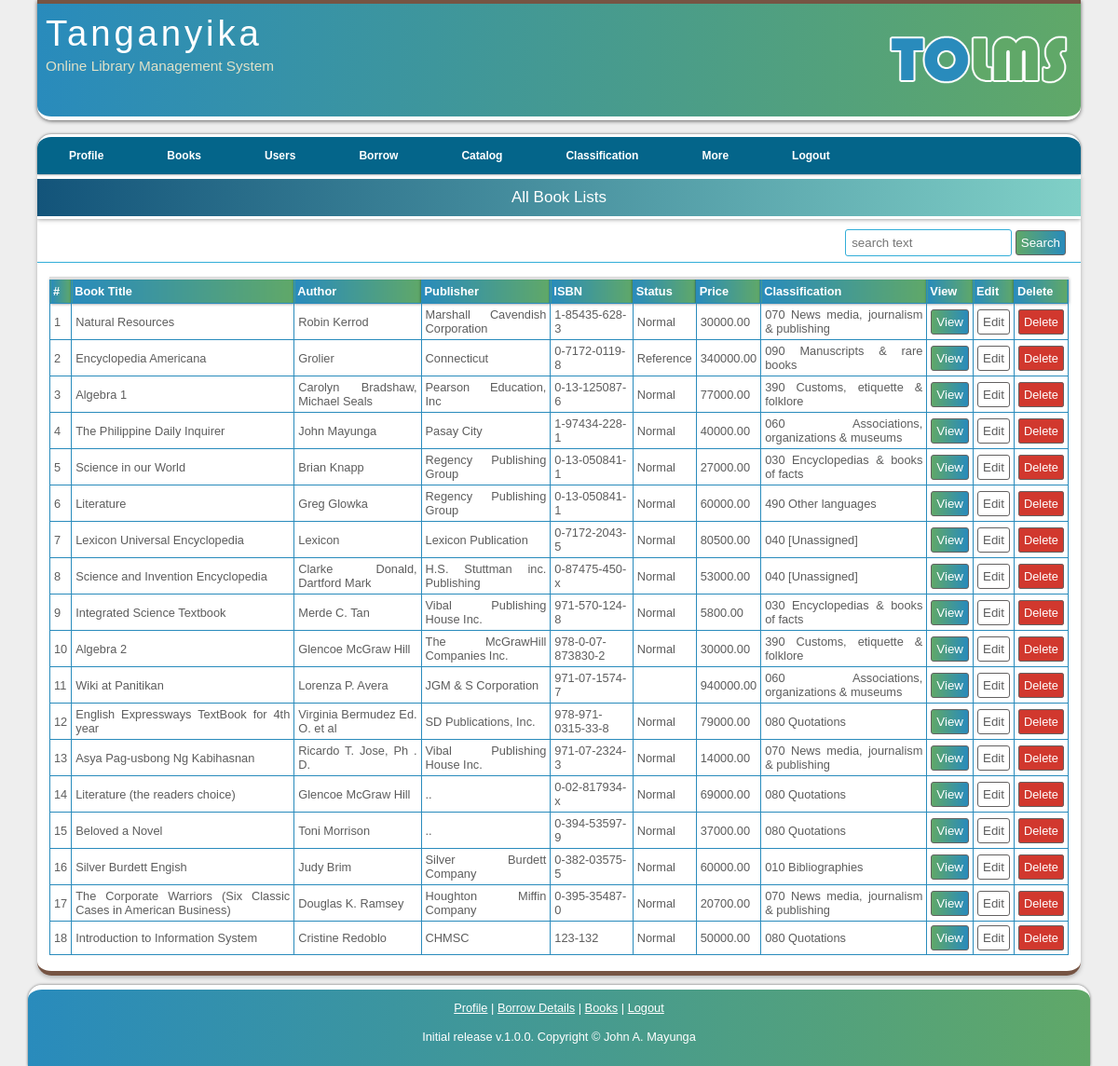
Screenshot of /viewBooks.php (signed in) with the database file from the repository.
### tables this page shows
CREATE TABLE `books` (
  `bookID` int(11) NOT NULL,
  `bookTitle` varchar(100) NOT NULL,
  `author` varchar(50) NOT NULL,
  `bookPub` varchar(100) NOT NULL,
  `pages` varchar(40) NOT NULL,
  `ISBN` varchar(50) NOT NULL,
  `copyrightYear` int(11) NOT NULL,
  `dateReceived` datetime NOT NULL,
  `dateAdded` datetime NOT NULL,
  `status` enum('Normal','Reference') NOT NULL DEFAULT 'Normal',
  `price` decimal(10,2) NOT NULL,
  `classID` int(50) NOT NULL
);

CREATE TABLE `classification` (
  `classID` int(11) NOT NULL,
  `deweyNo` varchar(5) NOT NULL,
  `className` varchar(50) DEFAULT NULL
);

### AppRoot/init.inc.php (called while the page is built, shortened)
<?php
$host = 'localhost';
$user = 'atchosti_tolms';
$password = 'MayungaPassword';
$database = 'atchosti_tolms';
$link = mysqli_connect($host, $user, $password, $database );
if(isset($_SESSION['userID'])){
    $sessionULe           = $_SESSION['uLevel'];
}
require_once ('AppRoot/Functions/functions.php');
require_once ('AppRoot/Functions/viewFunctions.php');

### AppRoot/Functions/viewFunctions.php (called while the page is built, shortened)
<?php
function viewBooks($status = '', $filter = ''){
    global $link;
    $query          = "SELECT * FROM books WHERE bookID <> '' ";
    $queryresult = mysqli_query($link, $query);
    return $queryresult;
}
function getClassificationFromID($classID){
    global $link;
    $classID = secureText(checkValue($classID, 'Classification is empty!'));
    $result = mysqli_query($link, "SELECT * FROM classification where classID = '{$classID}'");
    if($result){
        $row = mysqli_fetch_assoc($result);
        $classification = $row['deweyNo'] . " " . $row['className'];
        return $classification;
    }
}

### AppRoot/Functions/functions.php (called while the page is built, shortened)
<?php
function secureText ($text) {
    global $link;
    $string = trim ($text);
    $securedString = mysqli_real_escape_string ($link, $string);
    return $securedString;
}
function checkValue($value, $message){
    return $value;
}

### viewBooks.php (the view, shortened to what this page needs)
<?php
include('AppRoot/init.inc.php');
$filter = ''; $status = '';
?>
<!DOCTYPE HTML>
<html>
    <?php require_once 'AppRoot/Includes/head.inc';?>
    <body>
      <div id="main">
          <?php include 'AppRoot/Includes/header.inc'; ?>
          <?php include 'AppRoot/Includes/navigation.inc'; ?>
        <div id="site_content">
            <div class="my-title">All Book Lists</div>
            <?php include('AppRoot/Includes/searchForm.inc'); ?>
            <div class="contents-manage">
                <table class="data-table">
                    <tr>
                       <th>#</th><th>Book Title</th><th>Author</th><th>Publisher</th><th>ISBN</th><th>Status</th><th>Price</th><th>Classification</th><th>View</th>
                       <?php if($sessionULe == 'Admin' || $sessionULe == 'Librarian') : ?>
                       <th>Edit</th>
                       <th>Delete</th>
                       <?php endif; ?>
                    </tr>
                        <tbody>
                        <?php
                        $number = 1;
                        foreach (viewBooks($status, $filter) as $user) :
                            extract($user);
                        ?>
                            <tr>
                                <td><?= $number; ?></td>
                                <td><?= $bookTitle; ?></td>
                                <td><?= $author; ?></td>
                                <td><?= $bookPub; ?></td>
                                <td><?= $ISBN; ?></td>
                                <td><?= $status; ?></td>
                                <td><?= $price; ?></td>
                                <td><?= getClassificationFromID($classID); ?></td>
                                <td>
                                    <form action="viewBook.php" method="POST">
                                        <input type="submit" class="control-button view" name="viewFullBook" value="View"/>
                                    </form>
                                </td>
                                <?php if($sessionULe == 'Admin' || $sessionULe == 'Librarian') : ?>
                                <td>
                                    <form action="manageBook.php" method="POST">
                                        <input type="submit" class="control-button edit" name="editBook" value="Edit"/>
                                    </form>
                                </td>
                                <td>
                                    <a href="viewBooks.php?deleteBook=<?=$bookID ?>" OnClick="return confirm('Are you sure you want to delete this book <?= $bookTitle ;?> ?')" class="control-button delete" >Delete</a>
                                </td>
                                <?php endif; ?>
                            </tr>
                        <?php
                            $number ++;
                            endforeach;
                        ?>
                        </tbody>
                    </table>
                </div>
            </div>
        </div>
        <?php include 'AppRoot/Includes/footer.inc'; ?>
    </body>
</html>

### AppRoot/Includes/head.inc (shortened to what this page needs)
<head>
    <link rel="stylesheet" type="text/css" href="AppRoot/Assets/CSS/styles.css" />
    <link rel="stylesheet" type="text/css" href="AppRoot/Assets/CSS/vendors/pikaday.css" />
</head>

### AppRoot/Includes/header.inc
<div id="header">
    <div id="logo">
        <div id="logo_text">
            <h1><a href="index.php">Tanganyika<span class="logo_colour"></span></a></h1>
            <h2>Online Library Management System</h2>
        </div>
    </div>
    <div id="image-logo">
        <img src="AppRoot/Assets/Img/tolmslogo.png">
    </div>
</div>

### AppRoot/Includes/navigation.inc (shortened to what this page needs)
<div id="navigation_wrap">
    <ul class="rad_top">
      <li class="rad_lt"><a href="profile.php">Profile</a></li>
       <?php if($sessionULe != 'Blocked') : ?>
      <li><a href="#">Books</a>
      </li>
      <?php if($sessionULe == 'Admin' || $sessionULe == 'Librarian') : ?>
        <li><a href="#">Users</a>
        </li>
      <?php endif; ?>
      <li><a href="#">Borrow</a>
      </li>
      <li><a href="#">Catalog</a>
      </li>
      <?php if($sessionULe == 'Admin' || $sessionULe == 'Librarian') : ?>
      <li><a href="#">Classification</a>
      </li>
      <?php endif; ?>
      <?php endif; ?>
      <li><a href="#">More</a>
      </li>
      <li><a href="logout.php">Logout</a></li>
    </ul>
</div>

### AppRoot/Includes/searchForm.inc
<div class="my-filter">
    <form action="<?php echo $_SERVER['PHP_SELF']; ?>" method="POST">
        <div class="right-float">
            <input type="text" name="filter" class="select-input" autocomplete="off" placeholder="search text">
            <input type="submit" class="control-button view" value="Search" name="search">
        </div>
    </form>
</div>

### AppRoot/Includes/footer.inc
<div id="footer">
    <p><a href="profile.php">Profile</a> | <a href="viewBorrowDetails.php">Borrow Details</a> | <a href="viewBooks.php">Books</a> | <a href="logout.php">Logout</a></p>
    <p>Initial release v.1.0.0. Copyright &copy; John A. Mayunga</p>
</div>

### AppRoot/Assets/CSS/styles.css (style rules this page uses)
* { margin: 0; padding: 0; }
body { font: normal .80em 'trebuchet ms', arial, sans-serif; background: #eee; color: #5D5D5D; text-align: justify; }
p { padding: 0 0 12px 0; line-height: 1.5em; text-align: justify; }
h1, h2, h3, h4, h5, h6 { font: normal 175% 'century gothic', arial, sans-serif; color: #43423F; margin: 0 0 15px 0; padding: 5px 0 5px 0; }
h2 { font: normal 175% 'century gothic', arial, sans-serif; color: #B60000; padding: 15px 0 5px 0; }
a, a:hover { background: transparent; text-decoration: underline; color: #51A9FB; }
#main { max-width: 1120px; padding: 0 20px 0 20px; margin: 0 auto 10px auto; }
#header { max-width: 1120px; height: 121px; background: linear-gradient(to right, #298BBC, #60A868); border-bottom: 4px solid #ffffff; border-top: 4px solid #765443; border-radius: 0 0 15px 15px; box-shadow: 0 1px 4px rgba(0,0,0,.6); }
#logo { width: 70%; float: left; position: relative; height: 100px; background: transparent; padding: 10px 0 10px 0; }
#logo h1, #logo h2 { font: normal 300% 'century gothic', arial, sans-serif; border-bottom: 0; text-transform: none; margin: 0 0 0 9px; }
#logo_text h1, #logo_text h1 a, #logo_text h1 a:hover { padding: 0px 0 0 0; color: #fff; letter-spacing: 0.1em; text-decoration: none; }
#logo_text h2 { font-size: 120%; padding: 4px 0 0 0; color: #DFE1C8; }
#image-logo { float: right; width: 20%; padding: 10px; }
#image-logo img { float: right; width: 200px; }
#navigation_wrap { max-width: 1120px; margin-top: 15px; }
.rad_top { border-radius: 15px 15px 0 0; border-top: 3px solid #ffffff; box-shadow: 0 0 3px rgba(0,0,0,.6); }
#navigation_wrap>ul { width: 100%; }
#navigation_wrap ul { background-color: #04658A; list-style: none; position: relative; float: left; margin: 0; padding: 0; }
#navigation_wrap ul a { display: block; color: #fff; text-decoration: none; font-weight: 700; font-size: 12px; line-height: 32px; padding: 4px 34px; }
#navigation_wrap ul li { position:relative; float:left; margin:0; padding:0; list-style:none; }
#site_content { width: 100%; min-height: 480px; overflow: hidden; padding: 0px; background: #fff; border-top: 5px solid #fff; border-bottom: 5px solid #765443;; border-radius: 0 0 15px 15px; color: #5D5D5D; box-shadow: 0 2px 5px 0 rgba(0,0,0,.26); margin-bottom: 10px; }
.my-title { padding: 10px; background: linear-gradient(to right, #13547a, #80d0c7); border-bottom: 3px solid #fff; color: #fff; font-size: 17px; margin-bottom: 5px; text-align: center; box-shadow: 0 0 5px rgba(0,0,0,.5); }
.contents-manage { padding: 15px 13px 17px 13px; }
.my-filter { padding: 6px 16px; border-bottom: 1px solid #32aed8; overflow: hidden; }
.right-float { float: right; right: 0; text-align:right; }
.select-input { padding: 6px; border-radius: 3px; border: 1px solid #32aed8; max-width: 165px }
.control-button { padding: 5px; border: 1px solid #636161; border-radius: 3px; color: #fff; text-decoration: none; outline: none; }
.delete { background-color: #d1382e; }
.edit { background-color: #fff; color: #5D5D5D; }
.view { background: linear-gradient(to right, #60A868, #298BBC); }
table { border-collapse: collapse; }
.data-table { border-top: 3px solid #ddd; width: 100%; }
.data-table th, .data-table td { vertical-align: middle; border: 1px solid #298BBC; }
.data-table th { background: linear-gradient(to right, #298BBC, #60A868); padding: 5px 3px; color: #fff; box-shadow: 0 0 3px rgba(0,0,0,.5); }
.data-table td { padding: 4px; }
#footer { max-width: 1120px; padding: 10px; margin: 0 auto; border-top: 5px solid #ffffff; border-radius: 15px 15px 0 0; color: #FFF; background: linear-gradient(to right, #298BBC, #60A868); box-shadow: 0 0 3px rgba(0,0,0,.6); }
#footer p { text-align: center !important; }
#footer a, #footer a:hover { color: #FFF; text-decoration: underline; }

### rows the page displays
books: bookTitle "Natural Resources", author "Robin Kerrod", bookPub "Marshall Cavendish Corporation", ISBN "1-85435-628-3", status "Normal", price "30000.00", classID.className "070 News media, journalism & publishing"
books: bookTitle "Encyclopedia Americana", author "Grolier", bookPub "Connecticut", ISBN "0-7172-0119-8", status "Reference", price "340000.00", classID.className "090 Manuscripts & rare books"
books: bookTitle "Algebra 1", author "Carolyn Bradshaw, Michael Seals", bookPub "Pearson Education, Inc", ISBN "0-13-125087-6", status "Normal", price "77000.00", classID.className "390 Customs, etiquette & folklore"
books: bookTitle "The Philippine Daily Inquirer", author "John Mayunga", bookPub "Pasay City", ISBN "1-97434-228-1", status "Normal", price "40000.00", classID.className "060 Associations, organizations & museums"
books: bookTitle "Science in our World", author "Brian Knapp", bookPub "Regency Publishing Group", ISBN "0-13-050841-1", status "Normal", price "27000.00", classID.className "030 Encyclopedias & books of facts"
books: bookTitle "Literature", author "Greg Glowka", bookPub "Regency Publishing Group", ISBN "0-13-050841-1", status "Normal", price "60000.00", classID.className "490 Other languages"
books: bookTitle "Lexicon Universal Encyclopedia", author "Lexicon", bookPub "Lexicon Publication", ISBN "0-7172-2043-5", status "Normal", price "80500.00", classID.className "040 [Unassigned]"
books: bookTitle "Science and Invention Encyclopedia", author "Clarke Donald, Dartford Mark", bookPub "H.S. Stuttman inc. Publishing", ISBN "0-87475-450-x", status "Normal", price "53000.00", classID.className "040 [Unassigned]"
books: bookTitle "Integrated Science Textbook", author "Merde C. Tan", bookPub "Vibal Publishing House Inc.", ISBN "971-570-124-8", status "Normal", price "5800.00", classID.className "030 Encyclopedias & books of facts"
books: bookTitle "Algebra 2", author "Glencoe McGraw Hill", bookPub "The McGrawHill Companies Inc.", ISBN "978-0-07-873830-2", status "Normal", price "30000.00", classID.className "390 Customs, etiquette & folklore"
books: bookTitle "Wiki at Panitikan", author "Lorenza P. Avera", bookPub "JGM & S Corporation", ISBN "971-07-1574-7", price "940000.00", classID.className "060 Associations, organizations & museums"
books: bookTitle "English Expressways TextBook for 4th year", author "Virginia Bermudez Ed. O. et al", bookPub "SD Publications, Inc.", ISBN "978-971-0315-33-8", status "Normal", price "79000.00", classID.className "080 Quotations"
books: bookTitle "Asya Pag-usbong Ng Kabihasnan", author "Ricardo T. Jose, Ph . D.", bookPub "Vibal Publishing House Inc.", ISBN "971-07-2324-3", status "Normal", price "14000.00", classID.className "070 News media, journalism & publishing"
books: bookTitle "Literature (the readers choice)", author "Glencoe McGraw Hill", bookPub "..", ISBN "0-02-817934-x", status "Normal", price "69000.00", classID.className "080 Quotations"
books: bookTitle "Beloved a Novel", author "Toni Morrison", bookPub "..", ISBN "0-394-53597-9", status "Normal", price "37000.00", classID.className "080 Quotations"
books: bookTitle "Silver Burdett Engish", author "Judy Brim", bookPub "Silver Burdett Company", ISBN "0-382-03575-5", status "Normal", price "60000.00", classID.className "010 Bibliographies"
books: bookTitle "The Corporate Warriors (Six Classic Cases in American Business)", author "Douglas K. Ramsey", bookPub "Houghton Miffin Company", ISBN "0-395-35487-0", status "Normal", price "20700.00", classID.className "070 News media, journalism & publishing"
books: bookTitle "Introduction to Information System", author "Cristine Redoblo", bookPub "CHMSC", ISBN "123-132", status "Normal", price "50000.00", classID.className "080 Quotations"
